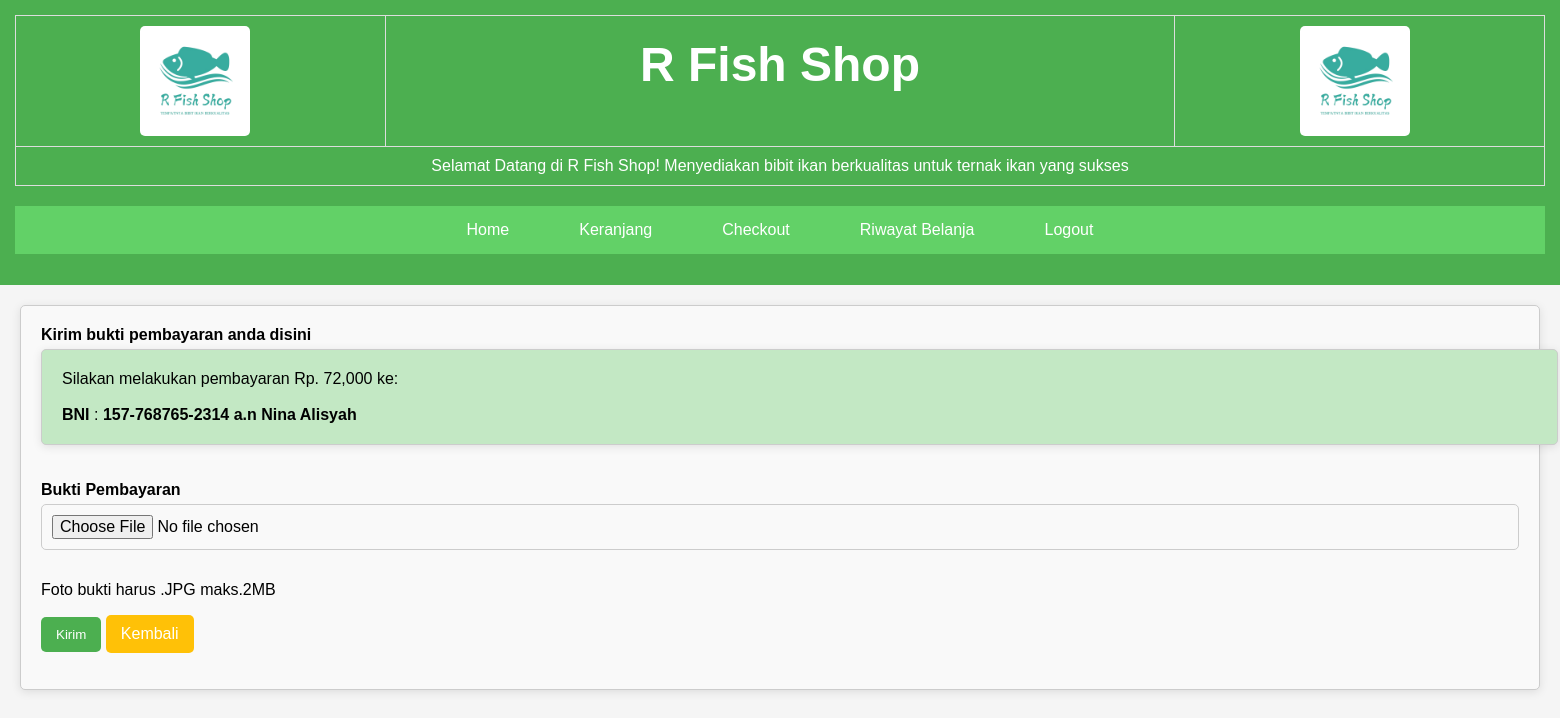
Screenshot of /pembayaran.php?id_faktur=F004 (signed in) with the database file from the repository.
### tables this page shows
CREATE TABLE `faktur` (
  `id_faktur` varchar(10) NOT NULL,
  `tanggal_pembelian` date NOT NULL,
  `tanggal_pembayaran` varchar(20) NOT NULL,
  `total_harga` varchar(20) NOT NULL,
  `id_pelanggan` varchar(10) NOT NULL,
  `id_ongkir` varchar(10) NOT NULL,
  `id_metode` varchar(10) NOT NULL,
  `id_status` varchar(10) NOT NULL,
  `alamat_pengiriman` varchar(100) NOT NULL,
  `bukti_pembayaran` varchar(100) NOT NULL,
  `penilaian_produk` varchar(500) NOT NULL,
  `komplain` varchar(500) NOT NULL
);

CREATE TABLE `metode_pembayaran` (
  `id_metode` varchar(10) NOT NULL,
  `metode` varchar(30) NOT NULL,
  `keterangan` varchar(50) NOT NULL
);

### pembayaran.php (the view, shortened to what this page needs)
<?php
include "config.php";
$idpem= $_GET["id_faktur"];
$ambil=$koneksi->query("SELECT *FROM faktur WHERE id_faktur='$idpem'");
$detpem=$ambil->fetch_assoc();
?>
<html>
<head>
	<?php include 'head.php'; ?>
	<link rel="stylesheet" href="css/styletambah.css">
	<link rel="stylesheet" href="css/stylekeranjang.css">
</head>
<body>
	<?php include 'header.php'; ?>
	<main>
	<div class="report-box">
	<label>Kirim bukti pembayaran anda disini</label>
	<div class="report-box-nota">
	<div> Silakan melakukan pembayaran Rp. <?php echo number_format($detpem['total_harga']);?> ke: <br><br>
		<?php $ambil=$koneksi->query("SELECT * FROM metode_pembayaran
		JOIN faktur ON metode_pembayaran.id_metode=faktur.id_metode
		WHERE faktur.id_faktur='$_GET[id_faktur]'");
		while ($permetode = $ambil->fetch_assoc()){ ?>
		<strong><?php echo $permetode['metode'];?></strong> : <strong><?php echo $permetode['keterangan'];?></strong>
		<?php } ?>
	</div>
	</div>
	<br><br>
	<form method="post" enctype="multipart/form-data">
		<div>
			<label> Bukti Pembayaran </label>
			<input type="file" name="bukti">
			<p class="text-danger"> Foto bukti harus .JPG maks.2MB </p>
		</div>
		<button class="btn-custom-save" name="kirim">Kirim</button>
		<a href="riwayat.php" class="btn-custom-warning">Kembali </a>
	</form>
	</div>
	</main>
</body>
</html>

### css/styleindex.css (style rules this page uses)
body { font-family: Arial, sans-serif; margin: 0; padding: 0; background-color: #f5f5f5; }
main { padding: 20px; }
main { padding: 20px; text-align: center; }
.btn-custom-warning { display: inline-block; padding: 10px 15px; color: white; background-color: #ffc107; border: none; border-radius: 5px; text-decoration: none; text-align: center; }
.btn-custom-save { display: inline-block; padding: 10px 15px; color: white; background-color: #4CAF50; border: none; border-radius: 5px; text-decoration: none; text-align: center; }

### css/styletambah.css (style rules this page uses)
label { display: block; margin-bottom: 5px; font-weight: bold; }
input[type="text"], input[type="number"], input[type="file"] { width: 100%; padding: 10px; margin-bottom: 15px; border: 1px solid #ccc; border-radius: 5px; font-size: 16px; }
.report-box input[type="file"] { width: 100%; box-sizing: border-box; }
.report-box { padding: 20px; border: 1px solid #ccc; border-radius: 5px; background-color: #f9f9f9; box-shadow: 0 2px 10px rgba(0, 0, 0, 0.1); }
.report-box label { font-weight: bold; margin-bottom: 5px; }
.report-box input[type="text"], .report-box input[type="number"], .report-box input[type="file"] { width: 100%; padding: 10px; border: 1px solid #ccc; border-radius: 5px; box-sizing: border-box; }

### css/stylekeranjang.css (style rules this page uses)
html, body { height: 100%; margin: 0; }
body { display: flex; flex-direction: column; }
main { flex: 1; padding: 20px; }
.btn-custom-warning { display: inline-block; padding: 10px 15px; color: white; background-color: #ffc107; border: none; border-radius: 5px; text-decoration: none; text-align: center; }
.btn-custom-save { display: inline-block; padding: 10px 15px; color: white; background-color: #4CAF50; border: none; border-radius: 5px; text-decoration: none; text-align: center; }

### pembayaran.php (style rules this page uses)
main { padding: 20px; text-align: justify; }
.report-box-nota { width: 1475px; padding: 20px; border: 1px solid #ccc; border-radius: 5px; background-color: #c3e8c4; box-shadow: 0 2px 10px rgba(0, 0, 0, 0.1); }

### rows the page displays
faktur: total_harga "72,000", id_metode.metode "BNI", id_metode.keterangan "157-768765-2314 a.n Nina Alisyah"
